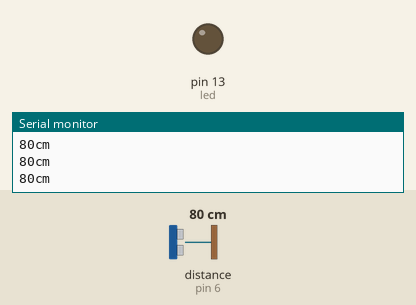
The sketch below on a simulated Arduino Uno, built with avr-gcc and run on an emulated ATmega328P. Shown: output pins drawn as LEDs (lit = HIGH), the last lines printed to the serial monitor. Wiring (inferred from the names in the program): ultrasonic range finder: trigger pin 7; echo pin 6. The inputs (shaded band) are chosen by the test bench; at power-on: distance to the obstacle (sensor on pin 6) 80 cm. The echo pulse lasts 58.3 µs per cm; pins used as bus, display or sensor lines are not drawn.

Above: at 1.2 s.
1.3 s: distance to the obstacle (sensor on pin 6) set to 56 cm
2.8 s: distance to the obstacle (sensor on pin 6) set to 46 cm
At 3.2 s:
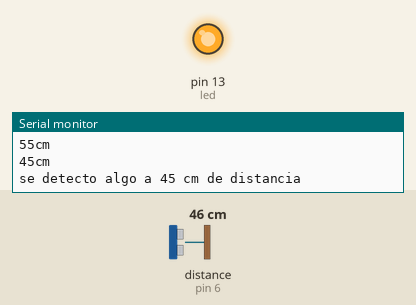
4.3 s: distance to the obstacle (sensor on pin 6) set to 60 cm
At 5.0 s:
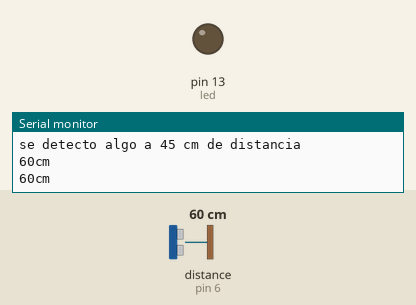
Timing chart, 0 to 7.3 s (numbered marks = the images above; inputs shaded):
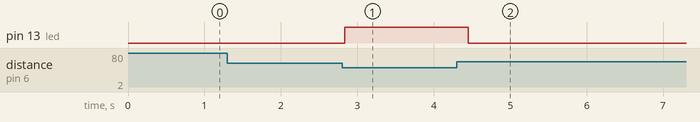

The sketch:

sensorSonico.ino
```cpp
/*
 sensor sonico HC-SR04 conexiones:
  VCC al arduino 5v
  GND al arduino GND
  Echo al Arduino pin 6
  Trig al Arduino pin 7
  */

#define Pecho 6
#define Ptrig 7
long duracion, distancia;
long distanciaPermitida = 50; //centimetros

void setup() {
  Serial.begin (9600);
  pinMode(Pecho, INPUT);     // define el pin 6 como entrada del pin echo
  pinMode(Ptrig, OUTPUT);    // define el pin 7 como salida del triger
  pinMode(13, 1);            // led
  }

void loop() {

  generarPulsaciones();

  calcularDistacia();
}

void generarPulsaciones(){
  digitalWrite(Ptrig, LOW);
  delayMicroseconds(2);
  digitalWrite(Ptrig, HIGH);   // genera el pulso de triger por 10ms
  delayMicroseconds(10);
  digitalWrite(Ptrig, LOW);
}

void calcularDistacia(){

  duracion = pulseIn(Pecho, HIGH);  //recibe o lee las pulsaciones
  distancia = (duracion/2) / 29;            // calcula la distancia en centimetros par que sea mas precisa

  if (distancia >= 500 || distancia <= 0){  // si la distancia de las pulsaciones es mayor a 500cm (5 metros) o menor a 0cm
    Serial.println("------fuera del rango-------");
  }
  else {
    Serial.print(distancia);           // envia el valor de la distancia por el puerto serial
    Serial.println("cm");
    digitalWrite(13, 0);               // se apaga el led (pin 13)
  }

  encenderLed(distancia);
}

void encenderLed(long distancia){

  if (distancia <= distanciaPermitida && distancia >= 1){
    digitalWrite(13, 1);                     // se enciende el pin 13 si la distancia es menor a la distancia permitida
    Serial.print("se detecto algo a ");
    Serial.print(distancia);
    Serial.println(" cm de distancia ");         // envia la palabra Alarma por el puerto serial
  }
  delay(400);  // espera 400ms para que se logre ver la distancia en la consola
}
```

Measured:
- the behaviour switches between 52 and 51 cm on distance to the obstacle (sensor on pin 6) (found by bisection; images 0 and 1)
- after the input at 2.8 s, pin 13 (led): LOW → HIGH at once
- after the input at 4.3 s, pin 13 (led): HIGH → LOW after 0.15 s
